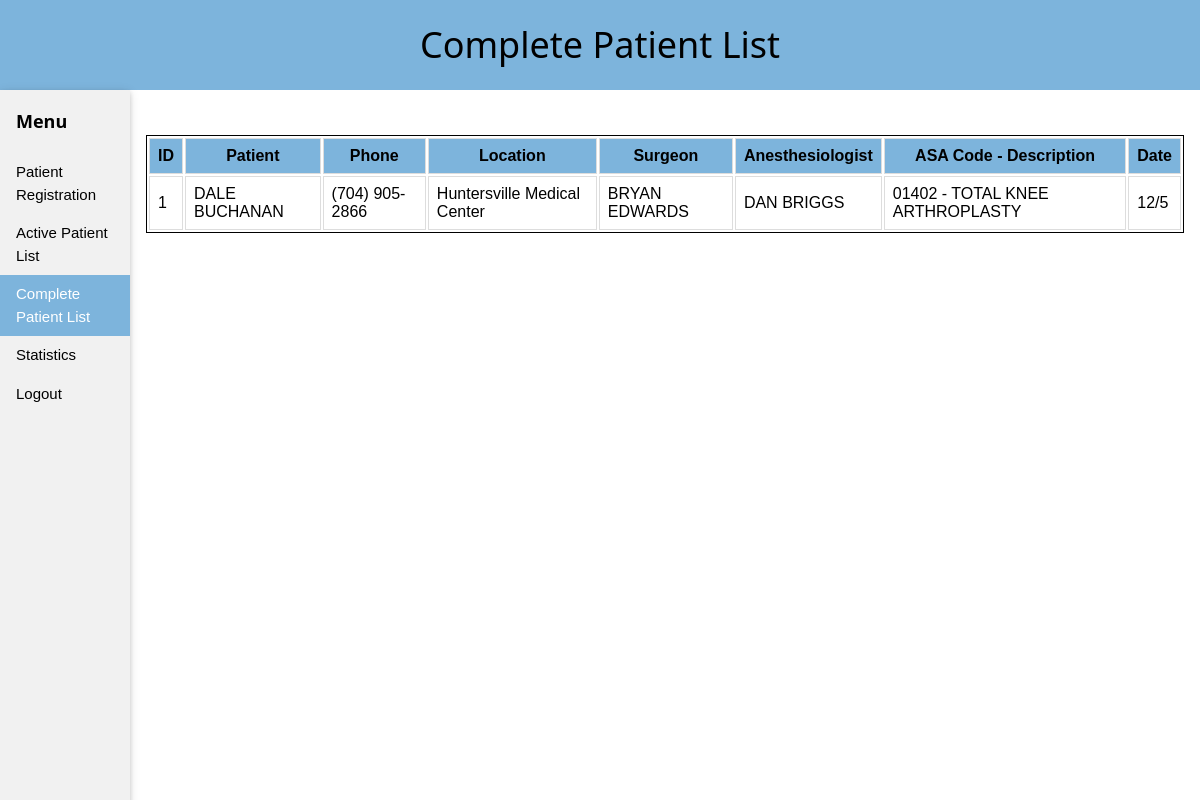
The page /comPtList.php (signed in) on the database its author committed.
### tables this page shows
CREATE TABLE `patients` (
  `id` int(11) NOT NULL,
  `fname` varchar(20) NOT NULL,
  `lname` varchar(30) NOT NULL,
  `phone` varchar(14) NOT NULL,
  `email` varchar(50) NOT NULL,
  `orlocID` int(11) NOT NULL,
  `anesthesiologistID` int(11) NOT NULL,
  `surgeonID` int(11) NOT NULL,
  `cptID` int(11) NOT NULL,
  `block1ID` int(11) NOT NULL,
  `drug1ID` int(11) NOT NULL,
  `vol1` int(11) NOT NULL,
  `addi1` varchar(50) DEFAULT NULL,
  `block2ID` int(11) NOT NULL,
  `drug2ID` int(11) NOT NULL,
  `vol2` int(11) NOT NULL,
  `addi2` varchar(50) DEFAULT NULL,
  `hournumber` int(11) NOT NULL,
  `daynumber` int(11) NOT NULL,
  `monthnumber` int(11) NOT NULL,
  `yearnumber` int(11) NOT NULL,
  `active` tinyint(1) NOT NULL,
  `painscore1` int(11) NOT NULL DEFAULT '-1',
  `motorblock1` tinyint(1) NOT NULL,
  `sensoryblock1` tinyint(1) NOT NULL,
  `nsaids1` tinyint(1) NOT NULL,
  `acetaminophen1` tinyint(1) NOT NULL,
  `narcotics1` tinyint(1) NOT NULL,
  `drainage1` int(11) NOT NULL,
  `comments1` varchar(300) NOT NULL,
  `painscore2` int(11) NOT NULL DEFAULT '-1',
  `sensoryblock2` tinyint(1) NOT NULL,
  `motorblock2` tinyint(1) NOT NULL,
  `nsaids2` tinyint(1) NOT NULL,
  `acetaminophen2` tinyint(1) NOT NULL,
  `narcotics2` tinyint(1) NOT NULL,
  `drainage2` tinyint(1) NOT NULL,
  `comments2` varchar(300) NOT NULL,
  `painscore3` int(11) NOT NULL DEFAULT '-1',
  `sensoryblock3` tinyint(1) NOT NULL,
  `motorblock3` tinyint(1) NOT NULL,
  `nsaids3` tinyint(1) NOT NULL,
  `acetaminophen3` tinyint(1) NOT NULL,
  `narcotics3` tinyint(1) NOT NULL,
  `drainage3` tinyint(1) NOT NULL,
  `comments3` varchar(300) NOT NULL,
  `painscore4` int(11) NOT NULL DEFAULT '-1',
  `sensoryblock4` tinyint(1) NOT NULL,
  `motorblock4` tinyint(1) NOT NULL,
  `nsaids4` tinyint(1) NOT NULL,
  `acetaminophen4` tinyint(1) NOT NULL,
  `narcotics4` tinyint(1) NOT NULL,
  `drainage4` tinyint(1) NOT NULL,
  `comments4` varchar(300) NOT NULL,
  `hournumberdone` int(11) NOT NULL,
  `daynumberdone` int(11) NOT NULL,
  `monthnumberdone` int(11) NOT NULL,
  `textpush` int(1) NOT NULL DEFAULT '-1'
);

CREATE TABLE `locations` (
  `id` int(11) NOT NULL,
  `location` varchar(80) NOT NULL,
  `rawLocation` varchar(50) NOT NULL
);

CREATE TABLE `surgeons` (
  `surgeonLast` varchar(50) NOT NULL,
  `surgeonFirst` varchar(50) NOT NULL,
  `location` varchar(75) NOT NULL,
  `locationID` int(11) NOT NULL,
  `RefProvID` varchar(10) NOT NULL,
  `surgeonID` int(11) NOT NULL
);

CREATE TABLE `users` (
  `id` int(11) NOT NULL DEFAULT '0',
  `last` varchar(20) DEFAULT NULL,
  `first` varchar(20) DEFAULT NULL,
  `username` varchar(5) DEFAULT NULL,
  `pass` char(40) DEFAULT NULL,
  `physician` tinyint(1) NOT NULL
);

CREATE TABLE `asa` (
  `id` int(11) NOT NULL,
  `asaCode` varchar(15) NOT NULL,
  `cptDescriptor` varchar(70) NOT NULL
);

### comPtList.php (the view, shortened to what this page needs)
<?php
if (!isset($_SESSION['username']))
{
   require_once ('includes/login_functions.inc.php');
   $url = absolute_url();
   header("Location: $url");
   exit();
}
else
{
   $winwidth = $_SESSION['w'];
?>
<?php
echo'
<html>
<title>Block</title>
<head>
    <meta name="viewport" content="width=device-width, initial-scale=1.0">
    <style>
    .row:after
    {
        content: "";
        display: table;
        clear: both;
    }
    </style>
<link rel="stylesheet" href="styles/stylew3.css" type="text/css">
</head>
<body>
<div class="row" style="background-color:#7db4dc;">
  <center><img src="includes/ProvidenceSmall.png" alt="PAA" height='.($winwidth*0.2369*.5*.7).'; width='.($winwidth*.5*.7).';" /></center>
  <div class="w3-padding w3-center"><h1>Complete Patient List</h1></div>
</div>
<div class="w3-sidebar w3-bar-block w3-light-grey w3-card" style="width:130px">
  <h5 class="w3-bar-item"><b>Menu</b></h5>
  <button class="w3-bar-item w3-button tablink" onclick="window.location.href=\'registration.php\'">Patient Registration</button>
  <button class="w3-bar-item w3-button tablink" onclick="window.location.href=\'patientinfo.php\'">Active Patient List</button>
  <button class="w3-bar-item w3-button tablink" onclick="openInfo(event, \'comPtList\')" id="defaultOpen">Complete Patient List</button>
  <button class="w3-bar-item w3-button tablink" onclick="window.location.href=\'statistics.php\'">Statistics</button>
  <button class="w3-bar-item w3-button tablink" onclick="window.location.href=\'logout.php\'">Logout</button>
</div>
<div style="margin-left:130px">
<br><br>';
$sp = "SELECT a.id, a.fname, a.lname, a.phone, b.location, c.surgeonFirst, c.surgeonLast, d.first, d.last, ".
      "       e.cptDescriptor, e.asaCode, a.monthnumber, a.daynumber ".
      "FROM patients AS a ".
      "INNER JOIN locations AS b ON a.orlocID=b.id ".
      "INNER JOIN surgeons AS c ON a.surgeonID=c.surgeonID ".
      "INNER JOIN users AS d ON a.anesthesiologistID=d.id ".
      "INNER JOIN asa AS e ON a.cptID=e.id";
$spa = mysqli_query($dbc, $sp);
echo'
<div id="comPtList" class="w3-container reg" style="display:none">
<table style="border: 1px solid" id="patients">
    <thead>
        <th>ID</th><th>Patient</th><th>Phone</th><th>Location</th><th>Surgeon</th><th>Anesthesiologist</th><th>ASA Code - Description</th><th>Date</th>
    </thead>
    <tbody>';
while ($spb = mysqli_fetch_array($spa))
{
    echo'
    <tr onclick="window.location.href=\'specificpatient.php?p='.$spb['id'].'\'">
        <td>'.$spb['id'].'</td>
        <td>'.strtoupper($spb['fname']).' '.strtoupper($spb['lname']).'</td>
        <td>'.$spb['phone'].'</td>
        <td>'.$spb['location'].'</td>
        <td>'.strtoupper($spb['surgeonFirst']).' '.strtoupper($spb['surgeonLast']).'</td>
        <td>'.strtoupper($spb['first']).' '.strtoupper($spb['last']).'</td>
        <td>'.$spb['asaCode'].' - '.$spb['cptDescriptor'].'</td>
        <td>'.$spb['monthnumber'].'/'.$spb['daynumber'].'</td>
    </tr>';
}
echo '</tbody>
      </table>
      </div>';
?>
<?php
echo'
</body>
</html>';
}
?>

### styles/stylew3.css (style rules this page uses)
html { box-sizing:border-box }
*,*:before,*:after { box-sizing:inherit }
html { -ms-text-size-adjust:100%;-webkit-text-size-adjust:100% }
body { margin:0 }
button,input,select,textarea { font:inherit;margin:0 }
button,input { overflow:visible }
button,select { text-transform:none }
button,html [type=button],[type=reset],[type=submit] { -webkit-appearance:button }
html,body { font-family:Verdana,sans-serif;font-size:15px;line-height:1.5 }
html { overflow-x:hidden }
h1 { font-size:36px }
h5 { font-size:18px }
h1,h2,h3,h4,h5,h6 { font-family:"Segoe UI",Arial,sans-serif;font-weight:400;margin:10px 0 }
.w3-btn,.w3-button { border:none;display:inline-block;padding:8px 16px;vertical-align:middle;overflow:hidden;text-decoration:none;color:inherit;background-color:inherit;text-align:center;cursor:pointer;white-space:nowrap }
.w3-btn,.w3-button { -webkit-touch-callout:none;-webkit-user-select:none;-khtml-user-select:none;-moz-user-select:none;-ms-user-select:none;user-select:none }
.w3-sidebar { height:100%;width:200px;background-color:#fff;position:fixed!important;z-index:1;overflow:auto }
.w3-bar-block .w3-bar-item { width:100%;display:block;padding:8px 16px;text-align:left;border:none;white-space:normal;float:none;outline:0 }
.w3-container:after,.w3-container:before,.w3-panel:after,.w3-panel:before,.w3-row:after,.w3-row:before,.w3-row-padding:after,.w3-row-padding:before, .w3-cell-row:before,.w3-cell-row:after,.w3-clear:after,.w3-clear:before,.w3-bar:before,.w3-bar:after { content:"";display:table;clear:both }
.w3-container,.w3-panel { padding:0.01em 16px }
.w3-card,.w3-card-2 { box-shadow:0 2px 5px 0 rgba(0,0,0,0.16),0 2px 10px 0 rgba(0,0,0,0.12) }
.w3-center { text-align:center!important }
.w3-padding { padding:8px 16px!important }
.w3-light-grey,.w3-hover-light-grey:hover,.w3-light-gray,.w3-hover-light-gray:hover { color:#000!important;background-color:#f1f1f1!important }
.w3-pacolor,.w3-hover-pacolor:hover { color:#fff;background-color:#7db4dc }
#patients td, #patients th { border: 1px solid #ddd; padding: 8px; }
#patients thead th { background-color: #7db4dc; }

### comPtList.php (style rules this page uses)
.row:after { content: ""; display: table; clear: both; }

### rows shown on the page
patients: id "1", fname "DALE", lname "BUCHANAN", phone "(704) 905-2866", locations.location "Huntersville Medical Center", surgeonID.surgeonFirst "BRYAN", surgeonID.surgeonLast "EDWARDS", users.first "DAN", users.last "BRIGGS", asa.asaCode "01402", asa.cptDescriptor "TOTAL KNEE ARTHROPLASTY", monthnumber "12", daynumber "5"
